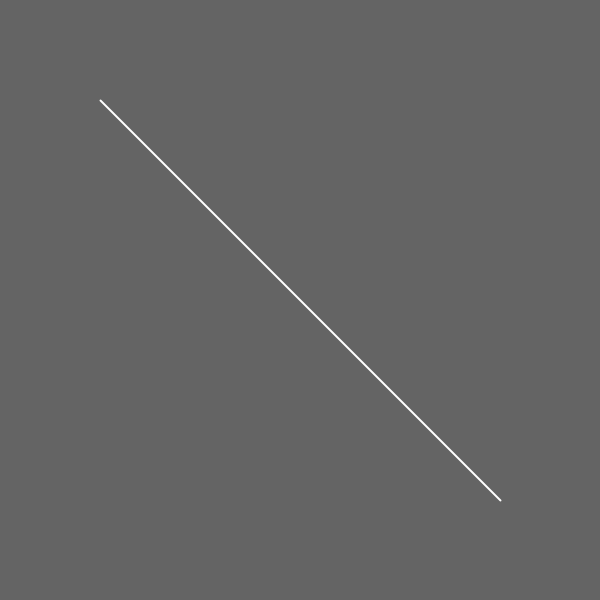
Frame 1 (no input)
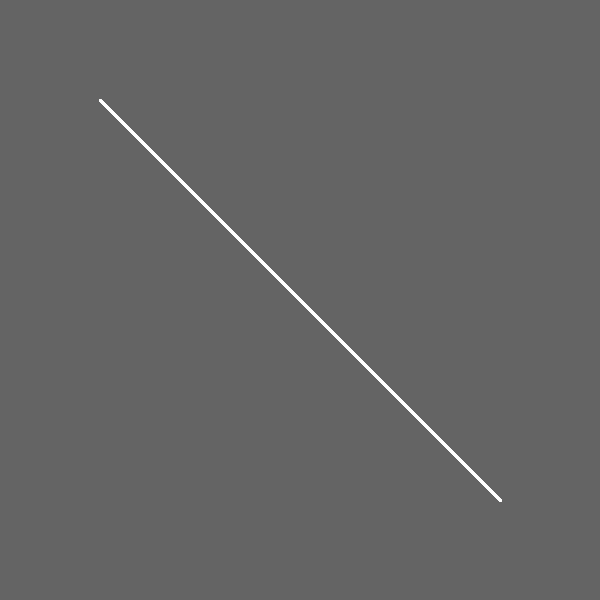
Frame 60 (the mouse pressed at the canvas centre just before this capture)
Frame 120 (the mouse held since frame 60 and released just before this capture): identical to frame 60, image omitted

The Processing sketch that drew these frames (run headless with seeded random() and noise(); from frame 60 on, the mouse is pressed at the canvas centre):

// Processing sketch: sketch_180217a
// ── sketch_180217a.pde
void setup(){
  size(600, 600);
  background(100);
  stroke(255);
  strokeWeight(2);
}

void draw(){
  line(100, 100, 500, 500);
}
// ── linea.pde
class linea{
  int x = 0, y = 0;
  
  
  void move(){
    this.x++;
  }
  
  void display(){
    line(x, y, 500, 500);
  }

}
